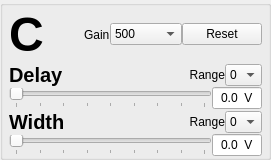
        <widget class="QGroupBox" name="groupBox_subchannel_C">
         <property name="minimumSize">
          <size>
           <width>270</width>
           <height>160</height>
          </size>
         </property>
         <property name="title">
          <string/>
         </property>
         <property name="flat">
          <bool>true</bool>
         </property>
         <layout class="QVBoxLayout" name="verticalLayout_11">
          <property name="spacing">
           <number>0</number>
          </property>
          <property name="leftMargin">
           <number>6</number>
          </property>
          <property name="topMargin">
           <number>0</number>
          </property>
          <property name="rightMargin">
           <number>6</number>
          </property>
          <property name="bottomMargin">
           <number>0</number>
          </property>
          <item>
           <layout class="QHBoxLayout" name="horizontalLayout_40">
            <item>
             <widget class="QLabel" name="label_27">
              <property name="font">
               <font>
                <pointsize>36</pointsize>
                <bold>true</bold>
               </font>
              </property>
              <property name="text">
               <string>C</string>
              </property>
             </widget>
            </item>
            <item>
             <spacer name="horizontalSpacer_42">
              <property name="orientation">
               <enum>Qt::Horizontal</enum>
              </property>
              <property name="sizeHint" stdset="0">
               <size>
                <width>40</width>
                <height>20</height>
               </size>
              </property>
             </spacer>
            </item>
            <item>
             <widget class="QLabel" name="label_psd_gain_a_3">
              <property name="text">
               <string>Gain</string>
              </property>
             </widget>
            </item>
            <item>
             <widget class="QComboBox" name="comboBox_psd_gain_c">
              <property name="minimumSize">
               <size>
                <width>72</width>
                <height>0</height>
               </size>
              </property>
              <item>
               <property name="text">
                <string>500</string>
               </property>
              </item>
              <item>
               <property name="text">
                <string>1000</string>
               </property>
              </item>
              <item>
               <property name="text">
                <string>2000</string>
               </property>
              </item>
              <item>
               <property name="text">
                <string>5000</string>
               </property>
              </item>
              <item>
               <property name="text">
                <string>10000</string>
               </property>
              </item>
              <item>
               <property name="text">
                <string>20000</string>
               </property>
              </item>
              <item>
               <property name="text">
                <string>50000</string>
               </property>
              </item>
              <item>
               <property name="text">
                <string>100000</string>
               </property>
              </item>
             </widget>
            </item>
            <item>
             <widget class="QPushButton" name="pushButton_psd_reset_subchannel_c">
              <property name="text">
               <string>Reset</string>
              </property>
             </widget>
            </item>
           </layout>
          </item>
          <item>
           <layout class="QVBoxLayout" name="verticalLayout_12">
            <item>
             <layout class="QHBoxLayout" name="horizontalLayout_41">
              <item>
               <widget class="QLabel" name="label_28">
                <property name="font">
                 <font>
                  <pointsize>15</pointsize>
                  <bold>true</bold>
                 </font>
                </property>
                <property name="text">
                 <string>Delay</string>
                </property>
               </widget>
              </item>
              <item>
               <spacer name="horizontalSpacer_43">
                <property name="orientation">
                 <enum>Qt::Horizontal</enum>
                </property>
                <property name="sizeHint" stdset="0">
                 <size>
                  <width>40</width>
                  <height>20</height>
                 </size>
                </property>
               </spacer>
              </item>
              <item>
               <widget class="QLabel" name="label_psd_delay_range_c">
                <property name="layoutDirection">
                 <enum>Qt::RightToLeft</enum>
                </property>
                <property name="text">
                 <string>Range</string>
                </property>
                <property name="alignment">
                 <set>Qt::AlignRight|Qt::AlignTrailing|Qt::AlignVCenter</set>
                </property>
               </widget>
              </item>
              <item>
               <widget class="QComboBox" name="comboBox_psd_delay_range_c">
                <property name="sizePolicy">
                 <sizepolicy hsizetype="Fixed" vsizetype="Fixed">
                  <horstretch>0</horstretch>
                  <verstretch>0</verstretch>
                 </sizepolicy>
                </property>
                <property name="minimumSize">
                 <size>
                  <width>10</width>
                  <height>0</height>
                 </size>
                </property>
                <property name="maximumSize">
                 <size>
                  <width>60</width>
                  <height>16777215</height>
                 </size>
                </property>
                <item>
                 <property name="text">
                  <string>0</string>
                 </property>
                </item>
                <item>
                 <property name="text">
                  <string>1</string>
                 </property>
                </item>
                <item>
                 <property name="text">
                  <string>2</string>
                 </property>
                </item>
                <item>
                 <property name="text">
                  <string>3</string>
                 </property>
                </item>
               </widget>
              </item>
             </layout>
            </item>
            <item>
             <layout class="QHBoxLayout" name="horizontalLayout_42">
              <item>
               <widget class="QSlider" name="horizontalSlider_psd_delay_dac_c">
                <property name="toolTip">
                 <string>Voltage Slider for PSD Delay DAC A</string>
                </property>
                <property name="maximum">
                 <number>1023</number>
                </property>
                <property name="singleStep">
                 <number>10</number>
                </property>
                <property name="pageStep">
                 <number>128</number>
                </property>
                <property name="orientation">
                 <enum>Qt::Horizontal</enum>
                </property>
                <property name="invertedControls">
                 <bool>false</bool>
                </property>
                <property name="tickPosition">
                 <enum>QSlider::TicksBelow</enum>
                </property>
                <property name="tickInterval">
                 <number>128</number>
                </property>
               </widget>
              </item>
              <item>
               <widget class="QLineEdit" name="text_psd_delay_dac_c">
                <property name="sizePolicy">
                 <sizepolicy hsizetype="MinimumExpanding" vsizetype="Fixed">
                  <horstretch>0</horstretch>
                  <verstretch>0</verstretch>
                 </sizepolicy>
                </property>
                <property name="minimumSize">
                 <size>
                  <width>21</width>
                  <height>0</height>
                 </size>
                </property>
                <property name="maximumSize">
                 <size>
                  <width>50</width>
                  <height>16777215</height>
                 </size>
                </property>
                <property name="baseSize">
                 <size>
                  <width>30</width>
                  <height>0</height>
                 </size>
                </property>
                <property name="inputMask">
                 <string>0.00 V</string>
                </property>
                <property name="text">
                 <string>0.0 V</string>
                </property>
                <property name="maxLength">
                 <number>6</number>
                </property>
                <property name="cursorPosition">
                 <number>6</number>
                </property>
                <property name="alignment">
                 <set>Qt::AlignCenter</set>
                </property>
                <property name="clearButtonEnabled">
                 <bool>false</bool>
                </property>
               </widget>
              </item>
             </layout>
            </item>
           </layout>
          </item>
          <item>
           <layout class="QVBoxLayout" name="verticalLayout_13">
            <item>
             <layout class="QHBoxLayout" name="horizontalLayout_43">
              <item>
               <widget class="QLabel" name="label_29">
                <property name="font">
                 <font>
                  <pointsize>15</pointsize>
                  <bold>true</bold>
                 </font>
                </property>
                <property name="text">
                 <string>Width</string>
                </property>
               </widget>
              </item>
              <item>
               <spacer name="horizontalSpacer_44">
                <property name="orientation">
                 <enum>Qt::Horizontal</enum>
                </property>
                <property name="sizeHint" stdset="0">
                 <size>
                  <width>40</width>
                  <height>20</height>
                 </size>
                </property>
               </spacer>
              </item>
              <item>
               <widget class="QLabel" name="label_psd_width_range_c">
                <property name="layoutDirection">
                 <enum>Qt::RightToLeft</enum>
                </property>
                <property name="text">
                 <string>Range</string>
                </property>
                <property name="alignment">
                 <set>Qt::AlignRight|Qt::AlignTrailing|Qt::AlignVCenter</set>
                </property>
               </widget>
              </item>
              <item>
               <widget class="QComboBox" name="comboBox_psd_width_range_c">
                <property name="sizePolicy">
                 <sizepolicy hsizetype="Fixed" vsizetype="Fixed">
                  <horstretch>0</horstretch>
                  <verstretch>0</verstretch>
                 </sizepolicy>
                </property>
                <property name="minimumSize">
                 <size>
                  <width>10</width>
                  <height>0</height>
                 </size>
                </property>
                <property name="maximumSize">
                 <size>
                  <width>60</width>
                  <height>16777215</height>
                 </size>
                </property>
                <item>
                 <property name="text">
                  <string>0</string>
                 </property>
                </item>
                <item>
                 <property name="text">
                  <string>1</string>
                 </property>
                </item>
                <item>
                 <property name="text">
                  <string>2</string>
                 </property>
                </item>
                <item>
                 <property name="text">
                  <string>3</string>
                 </property>
                </item>
               </widget>
              </item>
             </layout>
            </item>
            <item>
             <layout class="QHBoxLayout" name="horizontalLayout_44">
              <item>
               <widget class="QSlider" name="horizontalSlider_psd_width_dac_c">
                <property name="toolTip">
                 <string>Voltage Slider for PSD Delay DAC A</string>
                </property>
                <property name="maximum">
                 <number>1023</number>
                </property>
                <property name="singleStep">
                 <number>10</number>
                </property>
                <property name="pageStep">
                 <number>128</number>
                </property>
                <property name="orientation">
                 <enum>Qt::Horizontal</enum>
                </property>
                <property name="invertedControls">
                 <bool>false</bool>
                </property>
                <property name="tickPosition">
                 <enum>QSlider::TicksBelow</enum>
                </property>
                <property name="tickInterval">
                 <number>128</number>
                </property>
               </widget>
              </item>
              <item>
               <widget class="QLineEdit" name="text_psd_width_dac_c">
                <property name="sizePolicy">
                 <sizepolicy hsizetype="MinimumExpanding" vsizetype="Fixed">
                  <horstretch>0</horstretch>
                  <verstretch>0</verstretch>
                 </sizepolicy>
                </property>
                <property name="minimumSize">
                 <size>
                  <width>21</width>
                  <height>0</height>
                 </size>
                </property>
                <property name="maximumSize">
                 <size>
                  <width>50</width>
                  <height>16777215</height>
                 </size>
                </property>
                <property name="baseSize">
                 <size>
                  <width>30</width>
                  <height>0</height>
                 </size>
                </property>
                <property name="inputMask">
                 <string>0.00 V</string>
                </property>
                <property name="text">
                 <string>0.0 V</string>
                </property>
                <property name="maxLength">
                 <number>6</number>
                </property>
                <property name="cursorPosition">
                 <number>6</number>
                </property>
                <property name="alignment">
                 <set>Qt::AlignCenter</set>
                </property>
                <property name="clearButtonEnabled">
                 <bool>false</bool>
                </property>
               </widget>
              </item>
             </layout>
            </item>
           </layout>
          </item>
         </layout>
        </widget>
